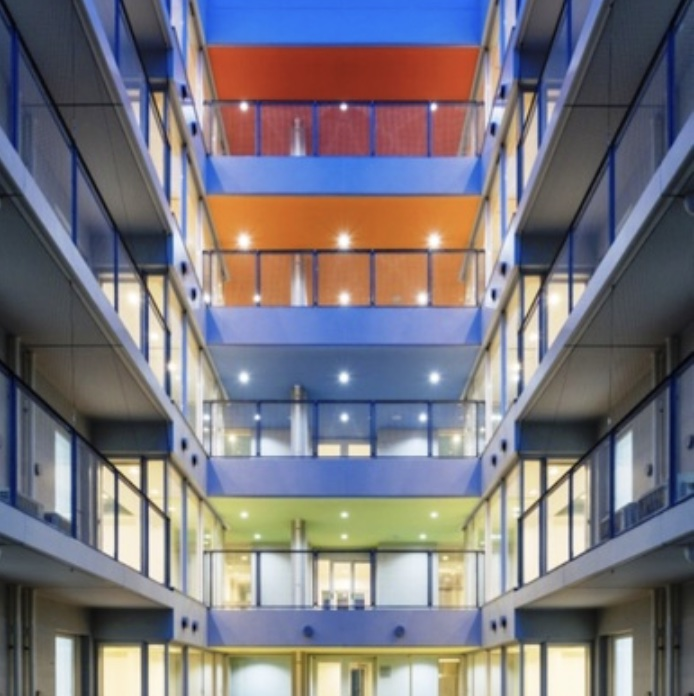
#> input picture toshimab.jpg, 694 x 696 px
$ python pty_wKKR2.py
#> lines starting #> are read from the running program, lines starting #| are printed output that depends on the picture
from cProfile import label
import numpy as np
from scipy import fftpack as ft
import PIL.Image
import matplotlib.pyplot as plt
import time

start = time.perf_counter()

intObjectNum = 300
intProbePix = 100
intScanPix = 10
intXScanNum = 15
intYScanNum = 15

intIterationNum = 200
fltAlpha = 0.5
fltBeta = 0.5

strFileName = "toshimab.jpg"
img_int = PIL.Image.open(strFileName)
#> img_int is the input picture: PIL image 694x696 RGB; mean R, G, B 121.4, 118.5, 126.5
img_int = img_int.convert('L')
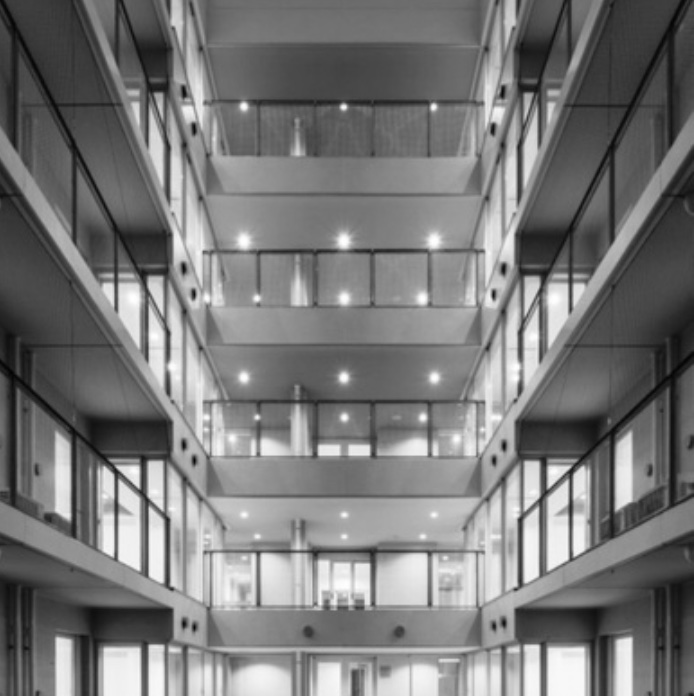
#> img_int: PIL image 694x696 L; min 1, max 255, mean 120.2
img_int = img_int.resize((intObjectNum, intObjectNum), PIL.Image.LANCZOS)
#> img_int: PIL image 300x300 L
img_int = np.array(img_int)

# [4 lines of commented-out code are left out]

filename = "fe_xmcd.csv"
#> (the run stopped early here; a loop or call above may not have finished)
